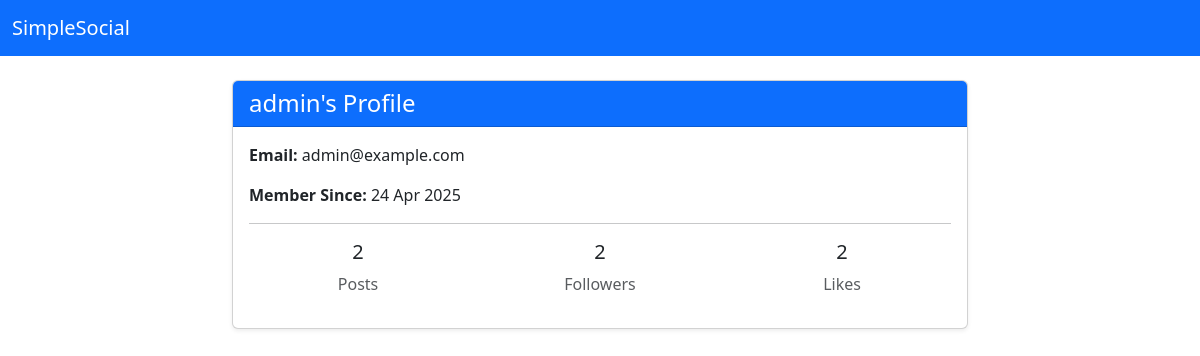
/profile/admin, run on the app's committed database.
### tables this page shows
CREATE TABLE users (
    user_id INTEGER PRIMARY KEY,
    username VARCHAR(15) UNIQUE NOT NULL,
    password VARCHAR(255) NOT NULL,
    email VARCHAR(50) UNIQUE NOT NULL,
    role TEXT NOT NULL CHECK(role IN ('admin', 'user')),
    date TIMESTAMP DEFAULT CURRENT_TIMESTAMP
);

### app.py (the view)
@app.route("/profile/<username>")
def profile(username):
    db = get_db()
    user = get_stats(db, username)
    date = user["date"]
    date = datetime.fromisoformat(user["date"])
    if not user:
        abort(404)
    return render_template('profile.html', user=user, date=date)

### app.py (called while the page is built)
def get_db():
    if not hasattr(g, "_database"):
        print("Creating new database connection")
        g._database = create_connection(database)
    return g._database

@app.teardown_appcontext
def teardown_db(error):
    db = getattr(g, '_database', None)
    if db is not None:
        print("Closing database connection")
        db.close()

### setup_db.py (called while the page is built)
def create_connection(db_file):
    conn = None
    try:
        conn = sqlite3.connect(db_file)
        return conn
    except Error as e:
        print(f"Error: {e}")
    return conn

def get_stats(conn, username):
    try:
        conn.row_factory = sqlite3.Row
        cur = conn.cursor()
        sql = """
        SELECT u.username, u.email, u.date,
        COUNT(DISTINCT p.post_id) AS total_posts,
        COUNT(DISTINCT f.follower_user_id) AS total_followers,
        COUNT(DISTINCT l.like_id) AS total_likes
        FROM users u
        LEFT JOIN posts p ON u.user_id = p.user_id
        LEFT JOIN followers f ON u.user_id = f.user_id
        LEFT JOIN
        likes l ON u.user_id = l.user_id
        WHERE u.username = ?
        GROUP BY u.user_id;
        """
        cur.execute(sql, (username,))
        result = cur.fetchone()
        if result is None:
            print(f"No user found with email: {username}")
            return None
        cur.close()
        return result
    except Error as e:
        print(f"Error: {e}")
        return None

### templates/profile.html (shortened to what this page needs)
{% extends "base.html" %}
{% block content %}
<div class="row justify-content-center">
    <div class="col-md-8">
        <div class="card shadow-sm">
            <div class="card-header bg-primary text-white">
                <h4 class="mb-0">{{ user.username }}'s Profile</h4>
            </div>
            <div class="card-body">
                <p><strong>Email:</strong> {{ user.email }}</p>
                <p><strong>Member Since:</strong> {{ date.strftime('%d %b %Y') }}</p>
                <hr>
                <div class="row text-center">
                    <div class="col">
                        <h5>{{ user.total_posts }}</h5>
                        <p class="text-muted">Posts</p>
                    </div>
                    <div class="col">
                        <h5>{{ user.total_followers }}</h5>
                        <p class="text-muted">Followers</p>
                    </div>
                    <div class="col">
                        <h5>{{ user.total_likes }}</h5>
                        <p class="text-muted">Likes</p>
                    </div>
                </div>
            </div>
        </div>
    </div>
</div>
{% endblock %}

### data on the page
users: username "admin", email "admin@example.com", strftime "24 Apr 2025"

### other printed values
{{ user.total_posts }} "2"
{{ user.total_followers }} "2"
{{ user.total_likes }} "2"
